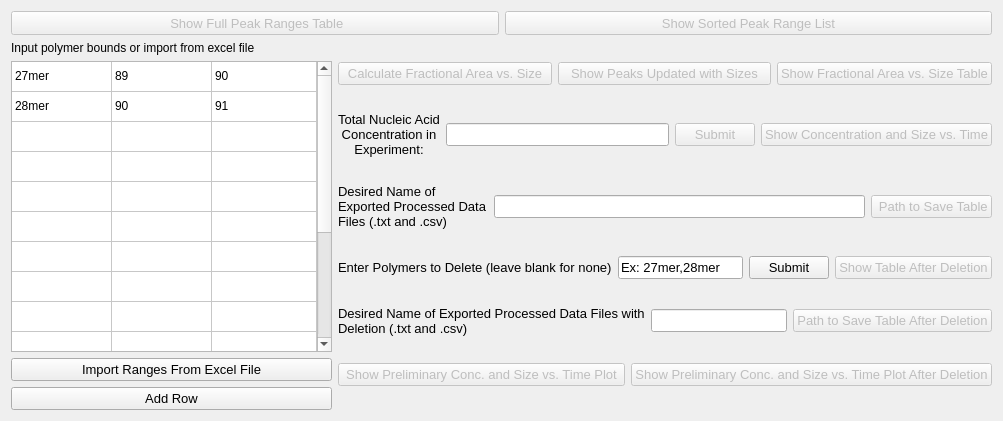
      <widget class="QWidget" name="tab_2">
       <property name="autoFillBackground">
        <bool>true</bool>
       </property>
       <attribute name="title">
        <string>Peak Sizing and Quantification Step 2</string>
       </attribute>
       <layout class="QGridLayout" name="gridLayout_2">
        <item row="1" column="1">
         <layout class="QVBoxLayout" name="verticalLayout_7">
          <item>
           <layout class="QGridLayout" name="gridLayout_4">
            <item row="0" column="0">
             <widget class="QPushButton" name="pushButton_24">
              <property name="enabled">
               <bool>false</bool>
              </property>
              <property name="font">
               <font>
                <pointsize>10</pointsize>
                <underline>false</underline>
               </font>
              </property>
              <property name="text">
               <string>Calculate Fractional Area vs. Size</string>
              </property>
             </widget>
            </item>
            <item row="0" column="1">
             <widget class="QPushButton" name="pushButton_25">
              <property name="enabled">
               <bool>false</bool>
              </property>
              <property name="font">
               <font>
                <pointsize>10</pointsize>
                <underline>false</underline>
               </font>
              </property>
              <property name="text">
               <string>Show Peaks Updated with Sizes</string>
              </property>
             </widget>
            </item>
            <item row="0" column="2">
             <widget class="QPushButton" name="pushButton_23">
              <property name="enabled">
               <bool>false</bool>
              </property>
              <property name="font">
               <font>
                <pointsize>10</pointsize>
                <underline>false</underline>
               </font>
              </property>
              <property name="text">
               <string>Show Fractional Area vs. Size Table</string>
              </property>
             </widget>
            </item>
           </layout>
          </item>
          <item>
           <layout class="QHBoxLayout" name="horizontalLayout_29">
            <item>
             <widget class="QLabel" name="label_20">
              <property name="font">
               <font>
                <pointsize>10</pointsize>
                <underline>false</underline>
               </font>
              </property>
              <property name="text">
               <string>Total Nucleic Acid Concentration in Experiment:</string>
              </property>
              <property name="alignment">
               <set>Qt::AlignCenter</set>
              </property>
              <property name="wordWrap">
               <bool>true</bool>
              </property>
             </widget>
            </item>
            <item>
             <widget class="QLineEdit" name="lineEdit_20">
              <property name="font">
               <font>
                <pointsize>10</pointsize>
                <underline>false</underline>
               </font>
              </property>
             </widget>
            </item>
            <item>
             <widget class="QPushButton" name="pushButton_32">
              <property name="enabled">
               <bool>false</bool>
              </property>
              <property name="font">
               <font>
                <pointsize>10</pointsize>
                <underline>false</underline>
               </font>
              </property>
              <property name="text">
               <string>Submit</string>
              </property>
             </widget>
            </item>
            <item>
             <widget class="QPushButton" name="pushButton_36">
              <property name="enabled">
               <bool>false</bool>
              </property>
              <property name="font">
               <font>
                <pointsize>10</pointsize>
                <underline>false</underline>
               </font>
              </property>
              <property name="text">
               <string>Show Concentration and Size vs. Time</string>
              </property>
             </widget>
            </item>
           </layout>
          </item>
          <item>
           <layout class="QHBoxLayout" name="horizontalLayout_30">
            <item>
             <widget class="QLabel" name="label_21">
              <property name="minimumSize">
               <size>
                <width>150</width>
                <height>0</height>
               </size>
              </property>
              <property name="maximumSize">
               <size>
                <width>225</width>
                <height>16777215</height>
               </size>
              </property>
              <property name="font">
               <font>
                <pointsize>10</pointsize>
                <underline>false</underline>
               </font>
              </property>
              <property name="text">
               <string>Desired Name of Exported Processed Data Files (.txt and .csv)</string>
              </property>
              <property name="alignment">
               <set>Qt::AlignLeading|Qt::AlignLeft|Qt::AlignVCenter</set>
              </property>
              <property name="wordWrap">
               <bool>true</bool>
              </property>
             </widget>
            </item>
            <item>
             <widget class="QLineEdit" name="lineEdit_21">
              <property name="font">
               <font>
                <pointsize>10</pointsize>
                <underline>false</underline>
               </font>
              </property>
             </widget>
            </item>
            <item>
             <widget class="QPushButton" name="pushButton_37">
              <property name="enabled">
               <bool>false</bool>
              </property>
              <property name="font">
               <font>
                <pointsize>10</pointsize>
                <underline>false</underline>
               </font>
              </property>
              <property name="text">
               <string> Path to Save Table</string>
              </property>
             </widget>
            </item>
           </layout>
          </item>
          <item>
           <layout class="QHBoxLayout" name="horizontalLayout_32">
            <item>
             <widget class="QLabel" name="label_22">
              <property name="font">
               <font>
                <pointsize>10</pointsize>
                <underline>false</underline>
               </font>
              </property>
              <property name="text">
               <string>Enter Polymers to Delete (leave blank for none)</string>
              </property>
             </widget>
            </item>
            <item>
             <widget class="QLineEdit" name="lineEdit_22">
              <property name="font">
               <font>
                <pointsize>10</pointsize>
                <underline>false</underline>
               </font>
              </property>
              <property name="text">
               <string>Ex: 27mer,28mer</string>
              </property>
             </widget>
            </item>
            <item>
             <widget class="QPushButton" name="pushButton_38">
              <property name="font">
               <font>
                <pointsize>10</pointsize>
                <underline>false</underline>
               </font>
              </property>
              <property name="text">
               <string>Submit</string>
              </property>
             </widget>
            </item>
            <item>
             <widget class="QPushButton" name="pushButton_39">
              <property name="enabled">
               <bool>false</bool>
              </property>
              <property name="font">
               <font>
                <pointsize>10</pointsize>
                <underline>false</underline>
               </font>
              </property>
              <property name="text">
               <string>Show Table After Deletion</string>
              </property>
             </widget>
            </item>
           </layout>
          </item>
          <item>
           <layout class="QHBoxLayout" name="horizontalLayout_33">
            <item>
             <widget class="QLabel" name="label_23">
              <property name="font">
               <font>
                <pointsize>10</pointsize>
                <underline>false</underline>
               </font>
              </property>
              <property name="text">
               <string>Desired Name of Exported Processed Data Files with Deletion (.txt and .csv)</string>
              </property>
              <property name="alignment">
               <set>Qt::AlignLeading|Qt::AlignLeft|Qt::AlignVCenter</set>
              </property>
              <property name="wordWrap">
               <bool>true</bool>
              </property>
             </widget>
            </item>
            <item>
             <widget class="QLineEdit" name="lineEdit_23">
              <property name="font">
               <font>
                <pointsize>10</pointsize>
                <underline>false</underline>
               </font>
              </property>
             </widget>
            </item>
            <item>
             <widget class="QPushButton" name="pushButton_40">
              <property name="enabled">
               <bool>false</bool>
              </property>
              <property name="font">
               <font>
                <pointsize>10</pointsize>
                <underline>false</underline>
               </font>
              </property>
              <property name="text">
               <string>Path to Save Table After Deletion</string>
              </property>
             </widget>
            </item>
           </layout>
          </item>
          <item>
           <layout class="QHBoxLayout" name="horizontalLayout_68">
            <item>
             <widget class="QPushButton" name="pushButton_41">
              <property name="enabled">
               <bool>false</bool>
              </property>
              <property name="font">
               <font>
                <pointsize>10</pointsize>
                <underline>false</underline>
               </font>
              </property>
              <property name="text">
               <string>Show Preliminary Conc. and Size vs. Time Plot</string>
              </property>
              <property name="flat">
               <bool>false</bool>
              </property>
             </widget>
            </item>
            <item>
             <widget class="QPushButton" name="pushButton_42">
              <property name="enabled">
               <bool>false</bool>
              </property>
              <property name="font">
               <font>
                <pointsize>10</pointsize>
                <underline>false</underline>
               </font>
              </property>
              <property name="text">
               <string>Show Preliminary Conc. and Size vs. Time Plot After Deletion</string>
              </property>
             </widget>
            </item>
           </layout>
          </item>
         </layout>
        </item>
        <item row="1" column="0">
         <layout class="QGridLayout" name="gridLayout_5">
          <item row="0" column="0">
           <widget class="QLabel" name="label">
            <property name="text">
             <string>Input polymer bounds or import from excel file</string>
            </property>
           </widget>
          </item>
          <item row="1" column="0">
           <widget class="QTableWidget" name="tableWidget">
            <property name="minimumSize">
             <size>
              <width>321</width>
              <height>291</height>
             </size>
            </property>
            <property name="sizeAdjustPolicy">
             <enum>QAbstractScrollArea::AdjustIgnored</enum>
            </property>
            <property name="rowCount">
             <number>15</number>
            </property>
            <attribute name="horizontalHeaderVisible">
             <bool>false</bool>
            </attribute>
            <attribute name="horizontalHeaderCascadingSectionResizes">
             <bool>true</bool>
            </attribute>
            <attribute name="horizontalHeaderMinimumSectionSize">
             <number>100</number>
            </attribute>
            <attribute name="horizontalHeaderDefaultSectionSize">
             <number>100</number>
            </attribute>
            <attribute name="horizontalHeaderHighlightSections">
             <bool>true</bool>
            </attribute>
            <attribute name="horizontalHeaderShowSortIndicator" stdset="0">
             <bool>false</bool>
            </attribute>
            <attribute name="horizontalHeaderStretchLastSection">
             <bool>true</bool>
            </attribute>
            <attribute name="verticalHeaderVisible">
             <bool>false</bool>
            </attribute>
            <attribute name="verticalHeaderHighlightSections">
             <bool>false</bool>
            </attribute>
            <row>
             <property name="text">
              <string>New Row</string>
             </property>
            </row>
            <row>
             <property name="text">
              <string>New Row</string>
             </property>
            </row>
            <row/>
            <row/>
            <row/>
            <row/>
            <row/>
            <row/>
            <row/>
            <row/>
            <row/>
            <row/>
            <row/>
            <row/>
            <row/>
            <column>
             <property name="text">
              <string>Polymer</string>
             </property>
             <property name="font">
              <font>
               <pointsize>9</pointsize>
               <weight>75</weight>
               <bold>true</bold>
               <underline>true</underline>
              </font>
             </property>
            </column>
            <column>
             <property name="text">
              <string>Low</string>
             </property>
             <property name="font">
              <font>
               <pointsize>9</pointsize>
               <weight>75</weight>
               <bold>true</bold>
               <underline>true</underline>
              </font>
             </property>
            </column>
            <column>
             <property name="text">
              <string>High</string>
             </property>
             <property name="font">
              <font>
               <pointsize>9</pointsize>
               <weight>75</weight>
               <bold>true</bold>
               <underline>true</underline>
              </font>
             </property>
            </column>
            <item row="0" column="0">
             <property name="text">
              <string>27mer</string>
             </property>
            </item>
            <item row="0" column="1">
             <property name="text">
              <string>89</string>
             </property>
            </item>
            <item row="0" column="2">
             <property name="text">
              <string>90</string>
             </property>
            </item>
            <item row="1" column="0">
             <property name="text">
              <string>28mer</string>
             </property>
            </item>
            <item row="1" column="1">
             <property name="text">
              <string>90</string>
             </property>
            </item>
            <item row="1" column="2">
             <property name="text">
              <string>91</string>
             </property>
            </item>
           </widget>
          </item>
          <item row="2" column="0">
           <widget class="QPushButton" name="pushButton_21">
            <property name="font">
             <font>
              <pointsize>10</pointsize>
              <underline>false</underline>
             </font>
            </property>
            <property name="text">
             <string>Import Ranges From Excel File</string>
            </property>
           </widget>
          </item>
          <item row="3" column="0">
           <widget class="QPushButton" name="pushButton_2">
            <property name="font">
             <font>
              <pointsize>10</pointsize>
              <underline>false</underline>
             </font>
            </property>
            <property name="text">
             <string>Add Row</string>
            </property>
           </widget>
          </item>
         </layout>
        </item>
        <item row="0" column="0" colspan="2">
         <layout class="QHBoxLayout" name="horizontalLayout">
          <item>
           <widget class="QPushButton" name="pushButton_20">
            <property name="enabled">
             <bool>false</bool>
            </property>
            <property name="minimumSize">
             <size>
              <width>297</width>
              <height>24</height>
             </size>
            </property>
            <property name="font">
             <font>
              <pointsize>10</pointsize>
              <underline>false</underline>
             </font>
            </property>
            <property name="text">
             <string> Show Full Peak Ranges Table</string>
            </property>
           </widget>
          </item>
          <item>
           <widget class="QPushButton" name="pushButton_19">
            <property name="enabled">
             <bool>false</bool>
            </property>
            <property name="minimumSize">
             <size>
              <width>215</width>
              <height>24</height>
             </size>
            </property>
            <property name="font">
             <font>
              <pointsize>10</pointsize>
              <underline>false</underline>
             </font>
            </property>
            <property name="text">
             <string>Show Sorted Peak Range List</string>
            </property>
           </widget>
          </item>
         </layout>
        </item>
       </layout>
       <widget class="QLabel" name="label_13">
        <property name="geometry">
         <rect>
          <x>171</x>
          <y>434</y>
          <width>16</width>
          <height>16</height>
         </rect>
        </property>
        <property name="font">
         <font>
          <pointsize>10</pointsize>
          <underline>false</underline>
         </font>
        </property>
        <property name="text">
         <string/>
        </property>
       </widget>
       <widget class="QLabel" name="label_14">
        <property name="geometry">
         <rect>
          <x>171</x>
          <y>294</y>
          <width>16</width>
          <height>16</height>
         </rect>
        </property>
        <property name="font">
         <font>
          <pointsize>10</pointsize>
          <underline>false</underline>
         </font>
        </property>
        <property name="text">
         <string/>
        </property>
       </widget>
      </widget>
